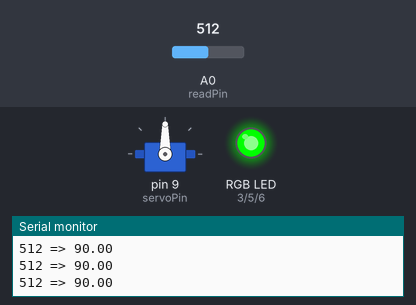
The sketch below on a simulated Arduino Uno, built with avr-gcc and run on an emulated ATmega328P. Shown: servo, an RGB LED mixed from three pins (HIGH = lit), the last lines printed to the serial monitor. Inputs (shaded band) come from the test bench; at power-on: A0 (readPin) = 512. Dim RGB values are drawn brighter than linear.

Above: at 1.2 s.
1.3 s: A0 (readPin) set to 716
At 2.0 s:
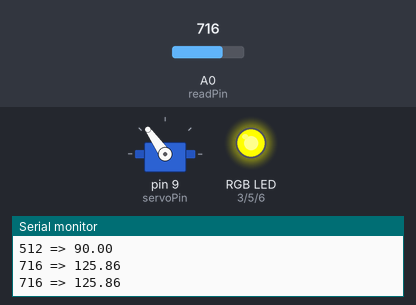
3.0 s: A0 (readPin) set to 900
At 3.4 s:
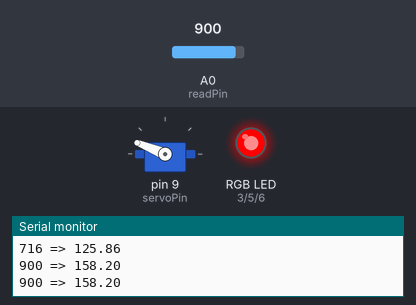
4.5 s: A0 (readPin) set to 1023
At 5.7 s:
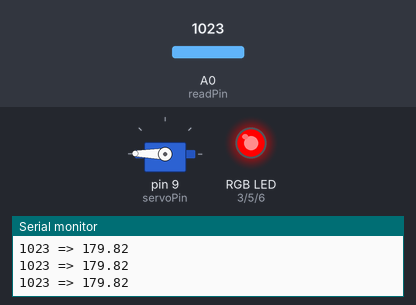
6.0 s: A0 (readPin) set to 306
At 7.2 s:
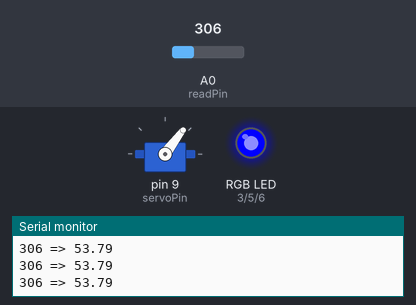
7.5 s: A0 (readPin) set to 170
At 8.7 s:
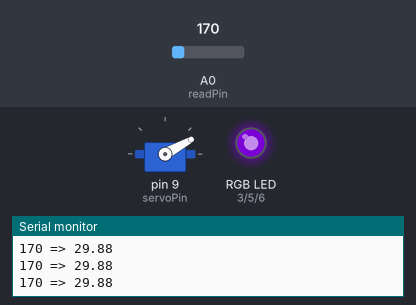
9.0 s: A0 (readPin) set to 122
At 10.0 s:
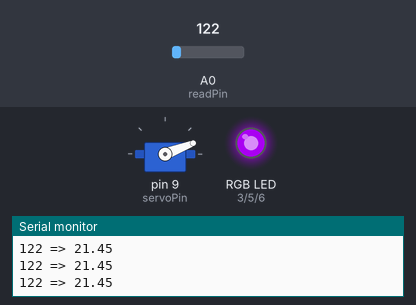
Timing chart, 0 to 11.5 s (numbered marks = the images above; inputs shaded):
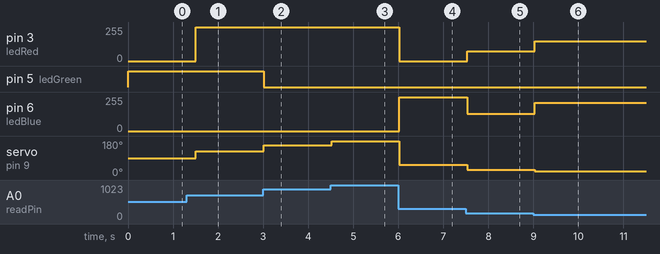

Measured:
- after the input at 1.3 s, pin 3 (ledRed): 0/255 → 255/255 after 0.21 s; servo on pin 9 (servoPin): 90° → 125° after 0.21 s
- after the input at 3.0 s, pin 5 (ledGreen): HIGH → LOW at once; servo on pin 9 (servoPin): 125° → 158° at once
- after the input at 4.5 s, servo on pin 9 (servoPin): 158° → 179° at once
- after the input at 6.0 s, pin 3 (ledRed): 255/255 → 0/255 at once; pin 6 (ledBlue): 0/255 → 255/255 at once; servo on pin 9 (servoPin): 179° → 53° at once
- after the input at 7.5 s, pin 3 (ledRed): 0/255 → 75/255 at once; pin 6 (ledBlue): 255/255 → 130/255 at once; servo on pin 9 (servoPin): 53° → 29° at once
- after the input at 9.0 s, pin 3 (ledRed): 75/255 → 148/255 at once; pin 6 (ledBlue): 130/255 → 211/255 at once; servo on pin 9 (servoPin): 29° → 21° at once

The sketch:

moving-servo-with-photoresistor.ino
```cpp
#include <Servo.h>

int readPin = A0;
int readVal;
int dv = 250;
int ledRed = 3;
int ledGreen = 5;
int ledBlue = 6;
int servoPin = 9;
float servoVal = 0;
Servo myServo;

void setup() {
  // put your setup code here, to run once:
  pinMode(readPin, INPUT);
  pinMode(ledRed, OUTPUT);
  pinMode(ledGreen, OUTPUT);
  pinMode(ledBlue, OUTPUT);
  pinMode(servoPin, OUTPUT);
  Serial.begin(9600);
  myServo.attach(servoPin);
}

void loop() {
  // put your main code here, to run repeatedly:
  readVal = analogRead(readPin);
  Serial.print(readVal);
  servoVal = (readVal * 180.) / 1024.;
  Serial.print(" => ");
  Serial.println(servoVal);
  myServo.write(servoVal);
  if (servoVal < 25) {
    analogWrite(ledRed, 148);
    analogWrite(ledGreen, 0);
    analogWrite(ledBlue, 211);
  } else if (servoVal < 51) {
    analogWrite(ledRed, 75);
    analogWrite(ledGreen, 0);
    analogWrite(ledBlue, 130);
  } else if (servoVal < 77) {
    analogWrite(ledRed, 0);
    analogWrite(ledGreen, 0);
    analogWrite(ledBlue, 255);
  } else if (servoVal < 103) {
    analogWrite(ledRed, 0);
    analogWrite(ledGreen, 255);
    analogWrite(ledBlue, 0);
  } else if (servoVal < 128) {
    analogWrite(ledRed, 255);
    analogWrite(ledGreen, 255);
    analogWrite(ledBlue, 0);
  } else if (servoVal < 154) {
    analogWrite(ledRed, 255);
    analogWrite(ledGreen, 127);
    analogWrite(ledBlue, 0);
  } else if (servoVal < 180) {
    analogWrite(ledRed, 255);
    analogWrite(ledGreen, 0);
    analogWrite(ledBlue, 0);
  } else {
    analogWrite(ledRed, 0);
    analogWrite(ledGreen, 0);
    analogWrite(ledBlue, 0);
  }
  myServo.write(servoVal);
  delay(dv);
}
```
